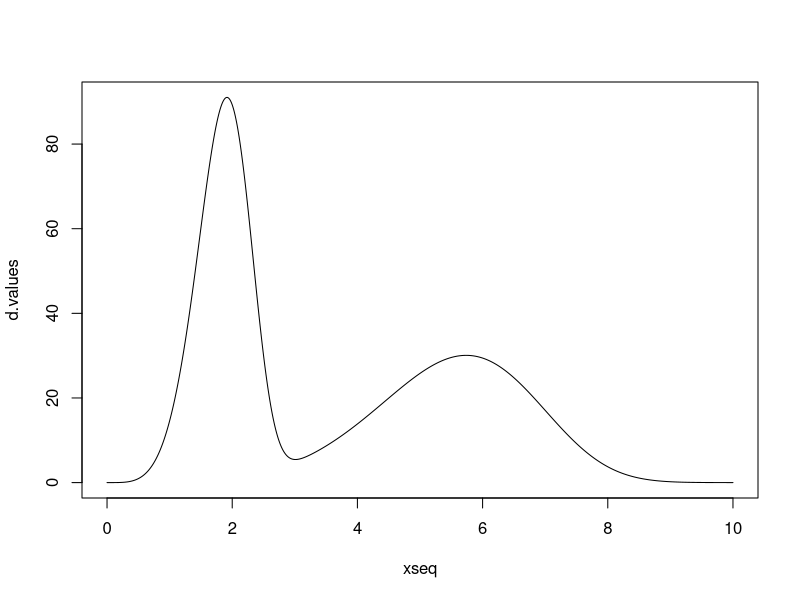
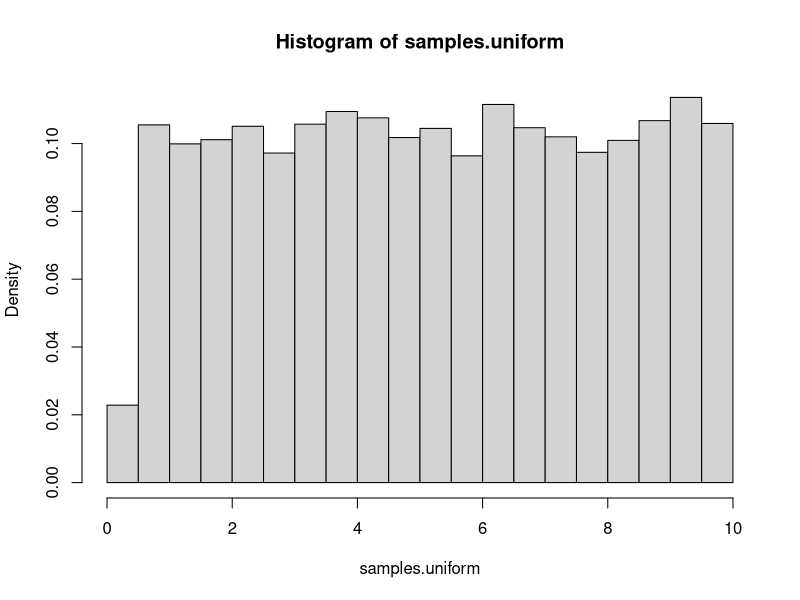
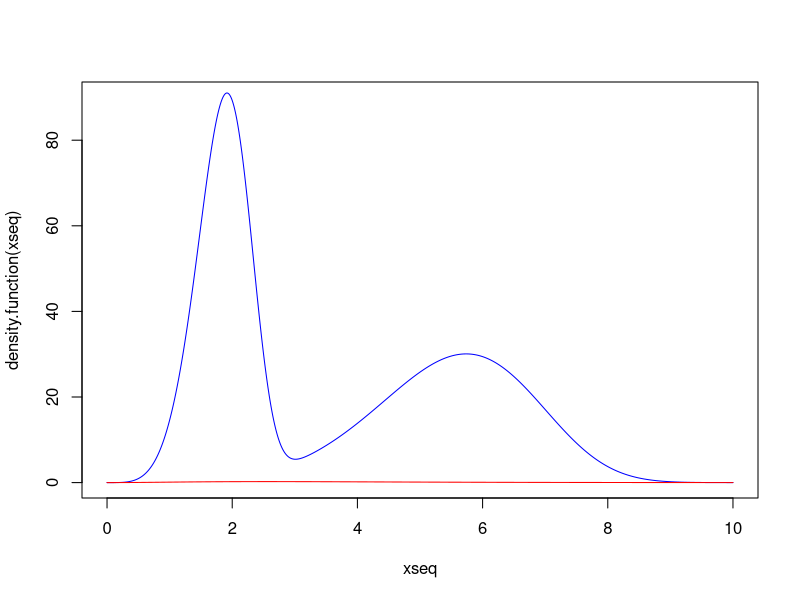
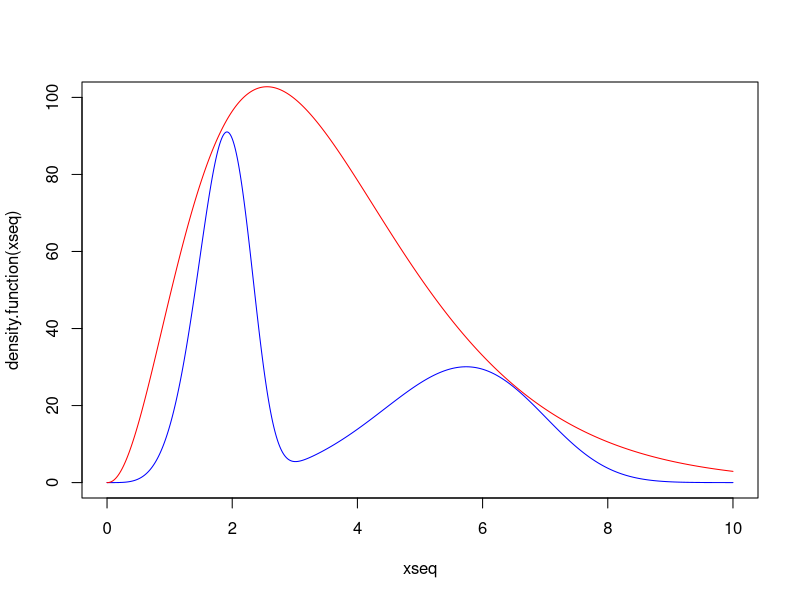
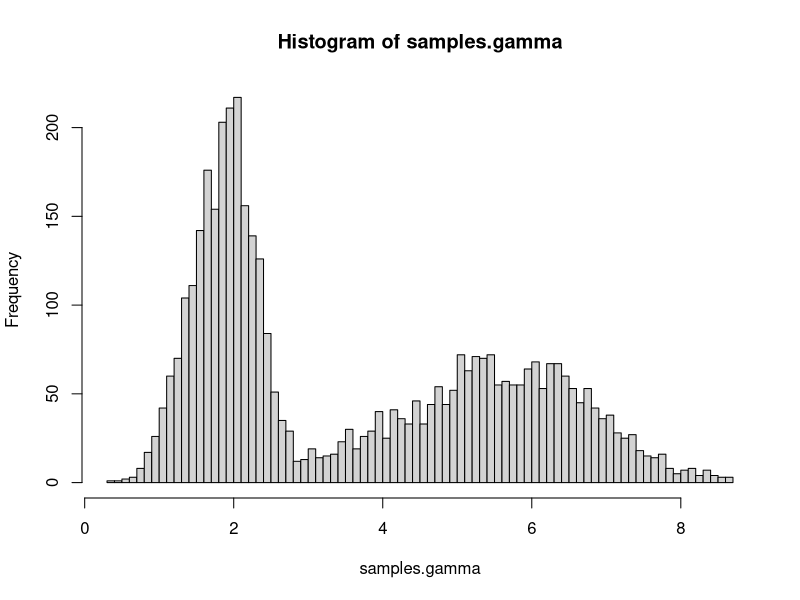

These charts were generated, in order, by the following R code:
## ---- chunk 1
#### Plot the density ####
xseq <- seq(0,10,0.01)
d.values <- (xseq^4) * (15*exp(-(xseq/2)^5)+(5/81)*exp(-(xseq/6)^5))
plot(xseq,d.values,type = 'l')
## ---- chunk 2
density.function <- function(x){
  return((x^4) * (15*exp(-(x/2)^5)+(5/81)*exp(-(x/6)^5)))
}



samples.uniform <- NULL
N=10000
for ( i in 1:N ) {
  proposal <- runif(1,0,10) # Here we get a proposal value
  density.ratio <- density.function(proposal)/dunif(proposal)  # We calculate the ratio of the densities
  if ( runif(1) < density.ratio ) samples.uniform <- c(samples.uniform,proposal) # If a random uniform is lower than our ratio, we accept our sample, otherwise we reject. Then we repeat this process
}

hist(samples.uniform,freq=FALSE)
print(paste("Acceptance Ratio: ",length(samples.uniform)/N))

## ---- chunk 3

plot(xseq,density.function(xseq),type="l",col="blue",ylim=c(0,90))
lines(xseq,dgamma(xseq,3.3,0.9),col="red")


M=450
plot(xseq,density.function(xseq),type="l",col="blue",ylim=c(0,100))
lines(xseq,M*dgamma(xseq,3.3,0.9),col="red")
## ---- chunk 4
samples.gamma <- NULL

for ( i in 1:N ) {
  proposal  = rgamma(1,3.3,0.9) 
  density.ratio = density.function(proposal)/(M*dgamma(proposal,3.3,0.9)) 
  if (runif(1) < density.ratio ) samples.gamma<- c(samples.gamma,proposal)
}

hist(samples.gamma,breaks=100)
print(paste("Acceptance Ratio: ",length(samples.gamma)/N))
